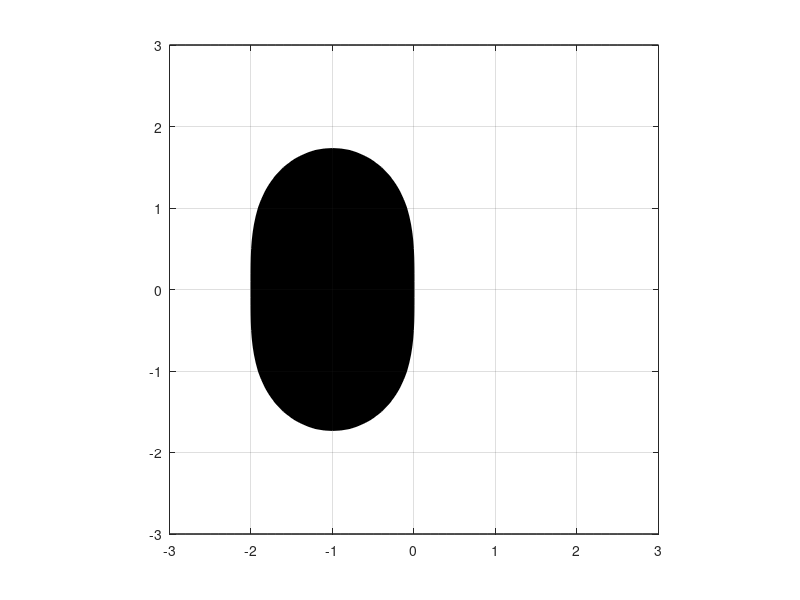

This chart was generated by the following MATLAB code:
% RK2REGION  Use Matlab's contourf to plot the stability
% region of the explicit midpoint rule, an RK2 scheme.

x = -3:0.1:3;
[xx, yy] = meshgrid(x, x);
rr = (1 + xx + 0.5*xx.^2 - 0.5*yy.^2).^2 + (yy + xx .* yy).^2;
contourf(xx, yy, rr, [0 1])
colormap(gray)
grid on,  axis equal,  axis tight
